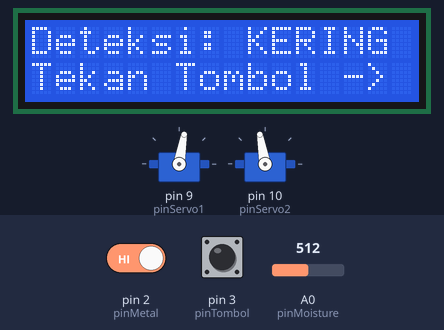
Recording of a sketch running on a simulated Arduino Uno, built with avr-gcc and run on an emulated ATmega328P. On the bench: 2 × servo, 16×2 character LCD. Inputs (shaded band) come from the test bench; at power-on: pin 3 (pinTombol) HIGH, A0 (pinMoisture) = 512, pin 2 (pinMetal) HIGH.

Above: at 4.2 s.
4.3 s: pin 3 (pinTombol) pulled LOW for 0.15 s
At 5.5 s:
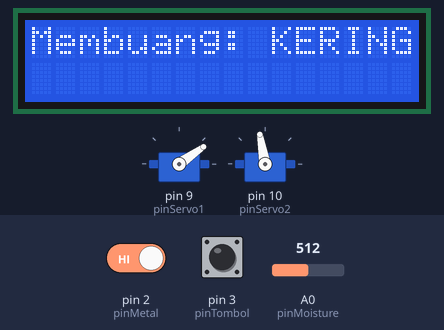
7.4 s: A0 (pinMoisture) set to 312
10.4 s: A0 (pinMoisture) set to 284
At 11.6 s:
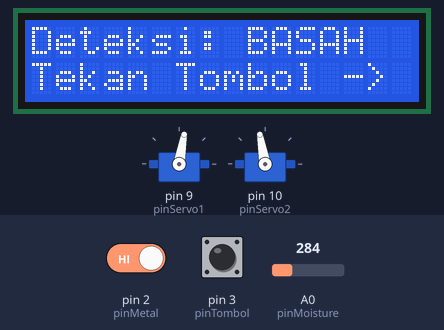
12.0 s: pin 3 (pinTombol) pulled LOW for 1 s
At 12.3 s:
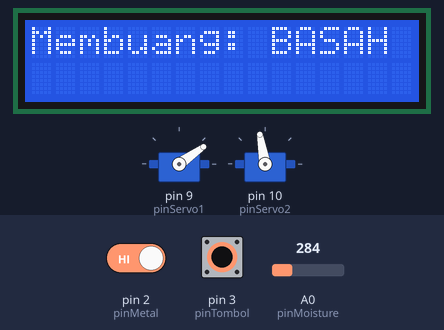
16.0 s: pin 2 (pinMetal) driven LOW
At 17.1 s:
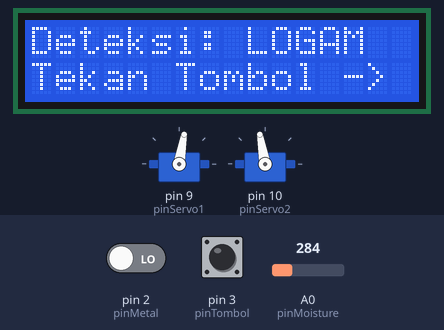
18.1 s: pin 3 (pinTombol) pulled LOW for 0.15 s
At 18.9 s:
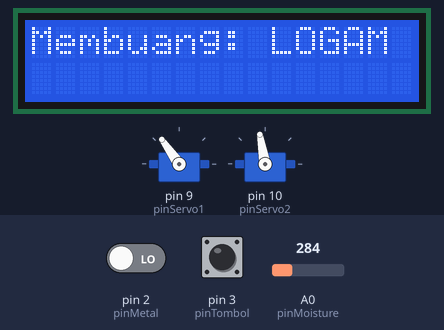
Timing chart, 0 to 20.7 s (numbered marks = the images above; inputs shaded):
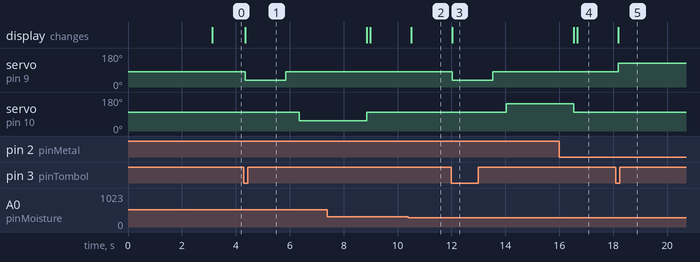

The sketch:

main.ino
```cpp
#include <Wire.h>
#include <LiquidCrystal_I2C.h>
#include <Servo.h>

LiquidCrystal_I2C lcd(0x27, 16, 2);

Servo servoTahap1;
Servo servoTahap2;

const int pinMetal = 2;
const int pinMoisture = A0;
const int pinServo1 = 9;
const int pinServo2 = 10;
const int pinTombol = 3;

int batasKosong = 1000;
int batasBasah = 300;

const int s1_Standby = 80;
const int s1_Logam = 125;
const int s1_NonLogam = 35;

const int s2_Standby = 100;
const int s2_Kering = 55;
const int s2_Basah = 145;

int statusSekarang = 0;
int statusSebelumnya = -1;

void setup() {
  Serial.begin(9600);

  pinMode(pinMetal, INPUT);
  pinMode(pinTombol, INPUT_PULLUP);

  servoTahap1.attach(pinServo1);
  servoTahap2.attach(pinServo2);

  servoTahap1.write(s1_Standby);
  servoTahap2.write(s2_Standby);

  lcd.init();
  lcd.backlight();

  lcd.setCursor(0, 0);
  lcd.print("Sistem 2 Tahap");
  lcd.setCursor(0, 1);
  lcd.print("Siap Digunakan!");
  delay(3000);
  lcd.clear();
}

void loop() {
  int nilaiMetal = digitalRead(pinMetal);
  int nilaiMoisture = analogRead(pinMoisture);
  bool tombolDitekan = (digitalRead(pinTombol) == LOW);

  if (nilaiMetal == LOW) {
    statusSekarang = 1;
  }
  else if (nilaiMoisture < batasKosong) {
    if (nilaiMoisture < batasBasah) {
      statusSekarang = 3;
    } else {
      statusSekarang = 2;
    }
  }
  else {
    statusSekarang = 0;
  }

  if (statusSekarang != statusSebelumnya) {
    lcd.clear();

    if (statusSekarang == 0) {
      lcd.setCursor(0, 0);
      lcd.print("Menunggu Sampah.");
      lcd.setCursor(0, 1);
      lcd.print("Status: Kosong");
    }
    else if (statusSekarang == 1) {
      lcd.setCursor(0, 0);
      lcd.print("Deteksi: LOGAM");
      lcd.setCursor(0, 1);
      lcd.print("Tekan Tombol ->");
    }
    else if (statusSekarang == 2) {
      lcd.setCursor(0, 0);
      lcd.print("Deteksi: KERING");
      lcd.setCursor(0, 1);
      lcd.print("Tekan Tombol ->");
    }
    else if (statusSekarang == 3) {
      lcd.setCursor(0, 0);
      lcd.print("Deteksi: BASAH");
      lcd.setCursor(0, 1);
      lcd.print("Tekan Tombol ->");
    }

    statusSebelumnya = statusSekarang;
  }

  if (statusSekarang != 0 && tombolDitekan) {
    if (statusSekarang == 1) {
      eksekusiLogam();
    } else if (statusSekarang == 2) {
      eksekusiNonLogam("KERING", s2_Kering, false);
    } else if (statusSekarang == 3) {
      eksekusiNonLogam("BASAH", s2_Basah, false);
    }

    statusSebelumnya = -1;
  }

  delay(100);
}

void eksekusiLogam() {
  lcd.clear();
  lcd.setCursor(0, 0);
  lcd.print("Membuang: LOGAM");

  servoTahap1.write(s1_Logam);

  while (digitalRead(pinMetal) == LOW) {
    delay(100);
  }

  delay(1500);

  servoTahap1.write(s1_Standby);
  lcd.clear();
}

void eksekusiNonLogam(String jenis, int sudutTahap2, bool tahanPakaiSensor) {
  lcd.clear();
  lcd.setCursor(0, 0);
  lcd.print("Membuang: ");
  lcd.print(jenis);

  servoTahap1.write(s1_NonLogam);
  delay(1500);

  servoTahap1.write(s1_Standby);
  delay(500);

  servoTahap2.write(sudutTahap2);

  if (tahanPakaiSensor == true) {
    while (analogRead(pinMoisture) < batasKosong) {
      delay(100);
    }
    delay(1500);
  } else {
    delay(2500);
  }

  servoTahap2.write(s2_Standby);
  lcd.clear();
}
```

Measured:
- the behaviour switches between 300 and 299 on A0 (pinMoisture) (found by bisection; images 1 and 2)
- after the input at 4.3 s, servo on pin 9 (pinServo1): 80° → 35° after 0.05 s, → 80° 1.5 s later; servo on pin 10 (pinServo2): 100° → 55° after 2.0 s; the display: changes after 0.05 s (image 1)
- after the input at 10.4 s, the display: changes after 0.12 s (image 2)
- after the input at 12.0 s, servo on pin 9 (pinServo1): 80° → 35° at once, → 80° 1.5 s later; servo on pin 10 (pinServo2): 100° → 145° after 2.0 s; the display: changes at once (image 3)
- after the input at 16.0 s, the display: first differs from a run without the input after 0.67 s (image 4)
- after the input at 18.1 s, servo on pin 9 (pinServo1): 80° → 125° after 0.09 s; the display: changes after 0.09 s (image 5)
